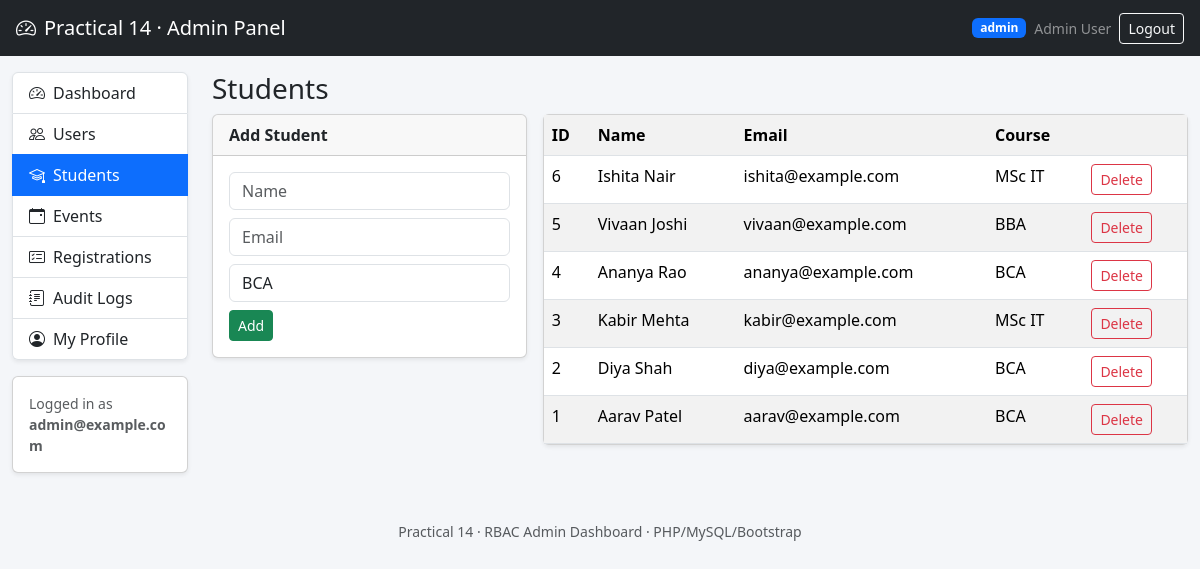
The app's page /admin/students.php (signed in) with its own data.
### tables this page shows
CREATE TABLE IF NOT EXISTS menus (
  id INT AUTO_INCREMENT PRIMARY KEY,
  label VARCHAR(80) NOT NULL,
  url VARCHAR(255) NOT NULL,
  icon VARCHAR(80) NOT NULL DEFAULT 'bi-circle',
  allowed_roles VARCHAR(100) NOT NULL DEFAULT 'admin',
  sort_order INT NOT NULL DEFAULT 0,
  is_active TINYINT(1) NOT NULL DEFAULT 1
);

CREATE TABLE IF NOT EXISTS students (
  id INT AUTO_INCREMENT PRIMARY KEY,
  user_id INT NULL,
  name VARCHAR(100) NOT NULL,
  email VARCHAR(150) NOT NULL,
  course VARCHAR(100) NOT NULL DEFAULT 'BCA',
  created_at TIMESTAMP DEFAULT CURRENT_TIMESTAMP,
  FOREIGN KEY (user_id) REFERENCES users(id) ON DELETE SET NULL
);

### admin/students.php (the view, shortened to what this page needs)
<?php
require_once __DIR__ . '/../includes/auth.php';
require_once __DIR__ . '/../includes/menu.php';
$list=$conn->query("SELECT * FROM students ORDER BY id DESC");
include __DIR__.'/../includes/header.php';
?>
<h3>Students</h3>
<div class="row g-3">
<div class="col-lg-4"><div class="card shadow-sm"><div class="card-header"><b>Add Student</b></div><div class="card-body">
<form method="post"><div class="mb-2"><input name="name" class="form-control" placeholder="Name" required></div>
<div class="mb-2"><input name="email" type="email" class="form-control" placeholder="Email" required></div>
<div class="mb-2"><input name="course" class="form-control" placeholder="Course" value="BCA"></div>
<button class="btn btn-success btn-sm">Add</button></form></div></div></div>
<div class="col-lg-8"><div class="card shadow-sm"><div class="table-responsive"><table class="table table-striped mb-0">
<tr><th>ID</th><th>Name</th><th>Email</th><th>Course</th><?php if($_SESSION['user']['role']==='admin'): ?><th></th><?php endif; ?></tr>
<?php while($s=$list->fetch_assoc()): ?><tr><td><?= $s['id'] ?></td><td><?= htmlspecialchars($s['name']) ?></td>
<td><?= htmlspecialchars($s['email']) ?></td><td><?= htmlspecialchars($s['course']) ?></td>
<?php if($_SESSION['user']['role']==='admin'): ?><td><a class="btn btn-sm btn-outline-danger" href="?delete=<?= $s['id'] ?>" onclick="return confirm('Delete?')">Delete</a></td><?php endif; ?></tr><?php endwhile; ?>
</table></div></div></div></div>
<?php include __DIR__.'/../includes/footer.php'; ?>

### includes/menu.php (shortened to what this page needs)
<?php
function render_menu($conn, $active = '') {
    $out = '';
    $res = $conn->query("SELECT label, url, icon, allowed_roles FROM menus WHERE is_active=1 ORDER BY sort_order");
    while ($m = $res->fetch_assoc()) {
        $isActive = ($active === $m['label']) ? 'active' : '';
        $label = htmlspecialchars($m['label']);
        $url   = htmlspecialchars($m['url']);
        $icon  = htmlspecialchars($m['icon']);
        $out .= "<a href=\"{$url}\" class=\"list-group-item list-group-item-action {$isActive}\"><i class=\"bi {$icon} me-2\"></i>{$label}</a>";
    }
    return $out;
}

### includes/header.php (style rules this page uses)
body { background:#f4f6f9 }

### records on screen
menus: label "Dashboard"
menus: label "Users"
menus: label "Students"
menus: label "Events"
menus: label "Registrations"
menus: label "Audit Logs"
menus: label "My Profile"
students: id "6", name "Ishita Nair", email "ishita@example.com", course "MSc IT"
students: id "5", name "Vivaan Joshi", email "vivaan@example.com", course "BBA"
students: id "4", name "Ananya Rao", email "ananya@example.com", course "BCA"
students: id "3", name "Kabir Mehta", email "kabir@example.com", course "MSc IT"
students: id "2", name "Diya Shah", email "diya@example.com", course "BCA"
students: id "1", name "Aarav Patel", email "aarav@example.com", course "BCA"

### other values on screen
$_SESSION['user']['role'] "admin"
$_SESSION['user']['name'] "Admin User"
$_SESSION['user']['email'] "admin@example.com"
